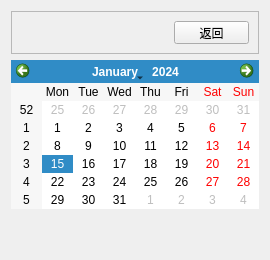
            <widget class="QWidget" name="exam_select">
             <layout class="QVBoxLayout" name="verticalLayout_11">
              <item>
               <widget class="QFrame" name="frame_9">
                <property name="frameShape">
                 <enum>QFrame::StyledPanel</enum>
                </property>
                <property name="frameShadow">
                 <enum>QFrame::Raised</enum>
                </property>
                <layout class="QHBoxLayout" name="horizontalLayout_18">
                 <item>
                  <spacer name="horizontalSpacer_3">
                   <property name="orientation">
                    <enum>Qt::Horizontal</enum>
                   </property>
                   <property name="sizeHint" stdset="0">
                    <size>
                     <width>40</width>
                     <height>20</height>
                    </size>
                   </property>
                  </spacer>
                 </item>
                 <item>
                  <widget class="QPushButton" name="back_exam_main">
                   <property name="minimumSize">
                    <size>
                     <width>75</width>
                     <height>23</height>
                    </size>
                   </property>
                   <property name="maximumSize">
                    <size>
                     <width>75</width>
                     <height>23</height>
                    </size>
                   </property>
                   <property name="text">
                    <string>返回</string>
                   </property>
                  </widget>
                 </item>
                </layout>
               </widget>
              </item>
              <item>
               <widget class="QCalendarWidget" name="exam_calendarWidget">
                <property name="autoFillBackground">
                 <bool>false</bool>
                </property>
                <property name="navigationBarVisible">
                 <bool>true</bool>
                </property>
                <property name="dateEditEnabled">
                 <bool>true</bool>
                </property>
               </widget>
              </item>
              <item>
               <spacer name="verticalSpacer_17">
                <property name="orientation">
                 <enum>Qt::Vertical</enum>
                </property>
                <property name="sizeType">
                 <enum>QSizePolicy::Maximum</enum>
                </property>
                <property name="sizeHint" stdset="0">
                 <size>
                  <width>20</width>
                  <height>40</height>
                 </size>
                </property>
               </spacer>
              </item>
             </layout>
            </widget>
